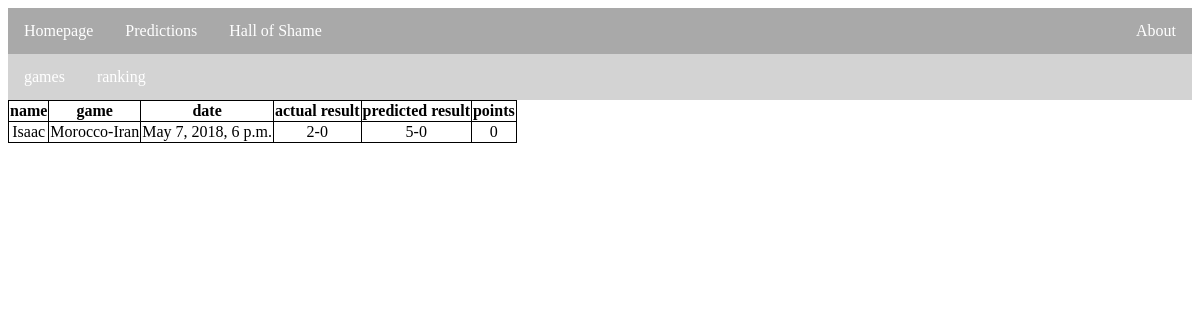
Page /votes/ranking/profile/Isaac/ on the committed database.
### votes/models.py (models this page shows, shortened)
class Score(models.Model):
    prediction = models.OneToOneField(Prediction, on_delete=models.CASCADE, null=True)
    points = models.IntegerField(default = 0)

class Prediction(models.Model):
    game = models.ForeignKey(Game, on_delete=models.CASCADE, null=True)
    user = models.ForeignKey(User, on_delete=models.CASCADE, null=True)
    predicted_goals_home = models.IntegerField(default=0)
    predicted_goals_away = models.IntegerField(default=0)

class Game(models.Model):
    round = models.CharField(max_length=50, null=True)
    date = models.DateTimeField(null=True)
    home_team = models.CharField(max_length=50, null=True)
    away_team = models.CharField(max_length=50, null=True)
    home_goals = models.IntegerField(null=True, blank=True)
    away_goals = models.IntegerField(null=True, blank=True)
    finished = models.BooleanField(default=False)
    votable = models.BooleanField(default=False)
    predictions_available = models.BooleanField(default=False)

### hall_of_shame/models.py (models this page shows, shortened)
class User(models.Model):
    name = models.CharField(max_length=50, null=True)
    paid = models.BooleanField(default=False)
    times_cheated = models.IntegerField(default=0)

### votes/views.py (the view)
# urls.py: path('ranking/profile/<user_name>/', views.profile, name = 'profile'),
def profile(request, user_name):
    scores = Score.objects.filter(prediction__user__name = user_name)
    context = {'scores': scores}
    return render(request, 'votes/profile.html', context)

### votes/templates/votes/profile.html
{% extends 'votes/navigation_bar.html' %}
{% block content %}
    <table>
        <tr>
          <th>name</th>
          <th>game</th>
          <th>date</th>
          <th>actual result</th>
          <th>predicted result</th>
          <th>points</th>
        </tr>
        {% for score in scores %}
            <tr>
              <td>{{ score.prediction.user.name }}</td>
              <td>{{ score.prediction.game.home_team }}-{{ score.prediction.game.away_team }}</td>
              <td>{{ score.prediction.game.date }}</td>
              <td>{{ score.prediction.game.home_goals }}-{{ score.prediction.game.away_goals }}</td>
              <td>{{ score.prediction.predicted_goals_home }}-{{ score.prediction.predicted_goals_away }}</td>
              <td>{{ score.points }}</td>
            </tr>
        {% endfor %}
      </table>
{% endblock %}

### base/static/css/base.css (style rules this page uses)
table { border-collapse: collapse; }
td, th { border: 1px solid black; text-align: center; }

### rows in the picture
Score: prediction.user.name "Isaac", prediction.game.home_team "Morocco", prediction.game.away_team "Iran", prediction.game "May 7, 2018, 6 p.m.", prediction.game.home_goals "2", prediction.game.away_goals "0", prediction.predicted_goals_home "5", prediction.predicted_goals_away "0", points "0"
